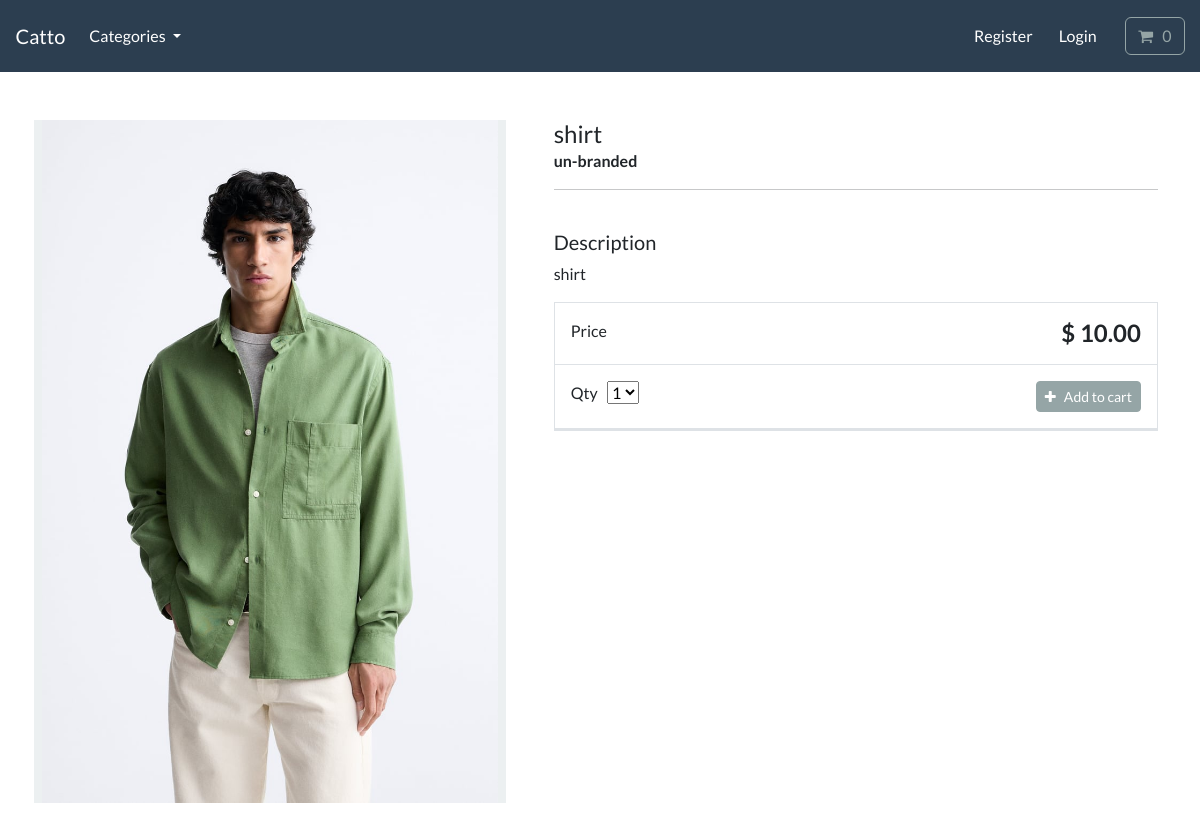
The page /product/shirt/ on the database its author committed.
### store/models.py (models this page shows, shortened)
class Product(models.Model):
    category = models.ForeignKey(Category, related_name='product', on_delete=models.CASCADE, null=True)
    user = models.ForeignKey(User, related_name='product', on_delete=models.CASCADE, null=True)
    title = models.CharField(max_length=250)
    brand = models.CharField(max_length=250, default='un-branded')
    description = models.TextField(blank=True)
    slug = models.SlugField(max_length=255)
    price = models.DecimalField(max_digits=6, decimal_places=2, default=0)
    image = models.ImageField(upload_to='images/')
    class Meta:
        verbose_name_plural = 'products'

### store/views.py (the view)
# urls.py: path('product/<slug:product_slug>/', views.product_info, name='product-info'),
def product_info(request, product_slug):
    product = get_object_or_404(Product, slug=product_slug)
    comments = Comment.objects.filter(listing=product)
    context = {'product': product, 'comments': comments}
    return render(request, 'store/product-info.html', context)

### cart/cart.py (called while the page is built)
    def __len__(self):
        return sum(item['qty'] for item in self.cart.values())

### cart/context_processors.py (called while the page is built)
def cart(request):
    return {'cart': Cart(request)}

### store/models.py (called while the page is built)
    def get_absolute_url(self):
        return reverse('list-category', args=[self.slug])

### store/views.py (called while the page is built)
def categories(request):
    all_categories = Category.objects.all()
    return {'all_categories': all_categories}

### store/templates/store/product-info.html (shortened to what this page needs)
{% extends "./base.html" %}
{% load static %}
{% block content %}
<div class="container">
    <main class="pt-5">
        <div class="row g-3">
            <div class="col-md-5 col-lg-5 order-md-first bg-light">
                <img class="img-fluid mx-auto d-block" alt="Responsive image" src="{{ product.image.url }}">
            </div>
            <div class="col-md-7 col-lg-7 ps-md-3 ps-lg-5">
                <h1 class="mb-0 h4"> {{ product.title }}  </h1>
                <strong> {{ product.brand }} </strong>
                <hr>
                <br>
                <h5>Description</h5>
                <p> {{ product.description }} </p>
                <div class="border">
                    <div class="col border-bottom">
                        <div class="row p-3">
                            <div class="col-6"> Price </div>
                            <div class="col-6 text-end"><span class="h4 fw-bold">$ {{ product.price }} </span></div>
                        </div>
                    </div>
                    <div class="col">
                        <div class="row p-3">
                            <div class="col-6">
                                <label for="select">Qty</label>
                                <select id="select">
                                    <option value="1">1</option>
                                </select>
                            </div>
                            <div class="col-6 text-end">
                                <button type="button" id="add-button" value="{{product.id}}" class="btn btn-secondary btn-sm">
                                    <i class="fa fa-plus" aria-hidden="true"></i> &nbsp; Add to cart
                                </button>
                            </div>
                        </div>
                        <div class="border">
                        </div>
                    </div>
                </div>
            </div>
        </div>
    </main>
    <br>
</div>
{% endblock %}

### rows shown on the page
Product: image (picture), title "shirt", brand "un-branded", description "shirt", price "10.00"
